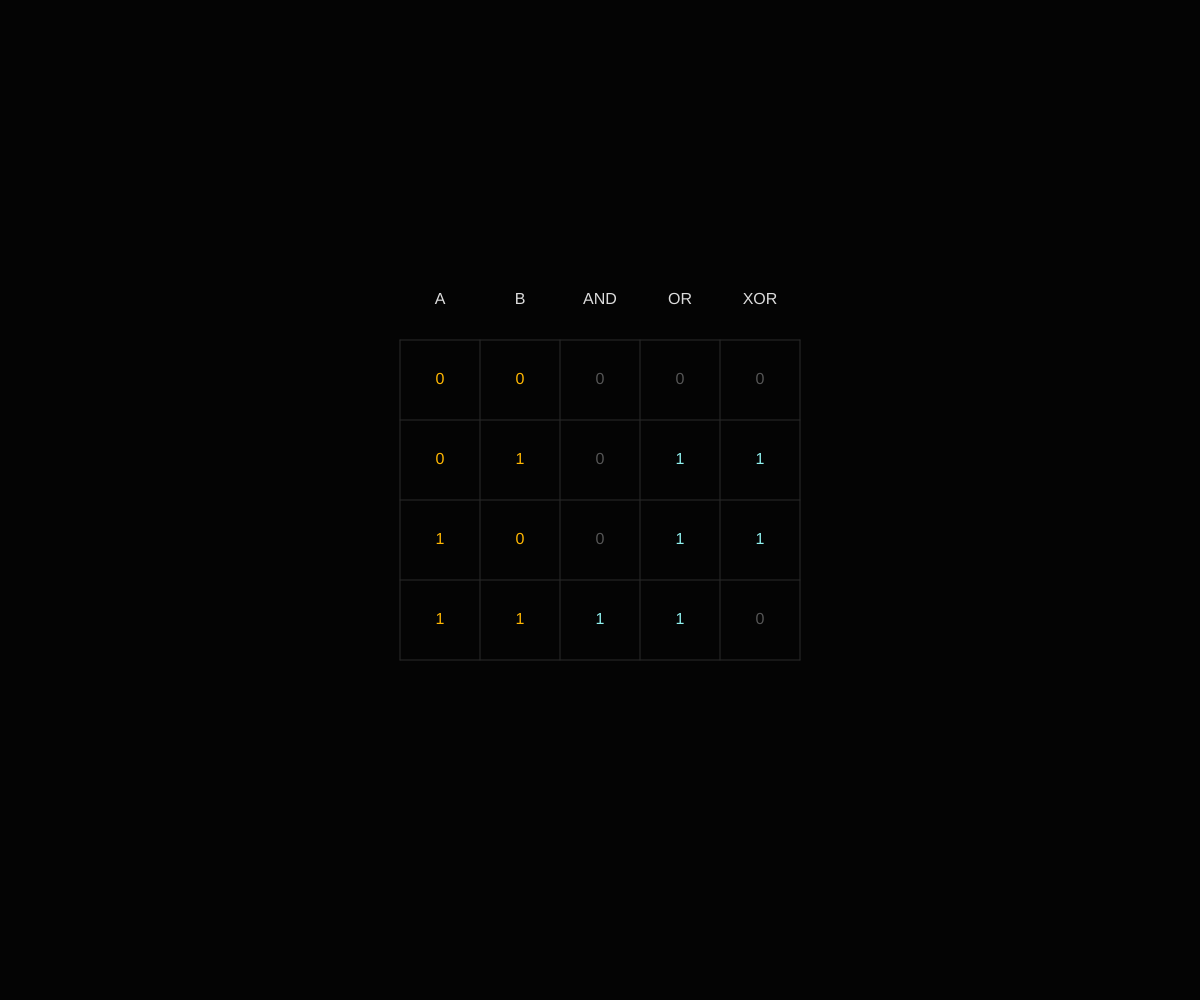
Frame 1 (no input)
Frame 2 (the mouse pressed at the canvas centre, redrawn once): identical to frame 1, image omitted

The p5.js sketch that drew this single still picture (run headless with seeded random() and noise() and a simulated clock; the mouse was pressed at the canvas centre and the sketch redrawn once):

// p5.js sketch
// ── sketch.js
const STATES = [
  [0, 0],
  [0, 1],
  [1, 0],
  [1, 1],
];
const OPS = [
  { name: 'AND', fn: (a, b) => (a & b) },
  { name: 'OR', fn: (a, b) => (a | b) },
  { name: 'XOR', fn: (a, b) => (a ^ b) },
];

function setup() {
  createCanvas(windowWidth, windowHeight);
  textAlign(CENTER, CENTER);
  textSize(16);
  noLoop();
}

function draw() {
  background('#040404');
  const cell = min(width * 0.15, 80);
  const startX = width * 0.5 - cell * (OPS.length + 2) * 0.5;
  const startY = height * 0.5 - cell * STATES.length * 0.5;
  stroke('#2b2b2b');
  noFill();
  for (let r = 0; r <= STATES.length; r++) {
    line(startX, startY + r * cell, startX + cell * (OPS.length + 2), startY + r * cell);
  }
  for (let c = 0; c <= OPS.length + 2; c++) {
    line(startX + c * cell, startY, startX + c * cell, startY + cell * STATES.length);
  }
  noStroke();
  fill('#dddddd');
  text('A', startX + cell * 0.5, startY - cell * 0.5);
  text('B', startX + cell * 1.5, startY - cell * 0.5);
  OPS.forEach((op, i) => {
    text(op.name, startX + cell * (i + 2.5), startY - cell * 0.5);
  });
  for (let r = 0; r < STATES.length; r++) {
    const [a, b] = STATES[r];
    fill('#ffb703');
    text(a, startX + cell * 0.5, startY + r * cell + cell * 0.5);
    text(b, startX + cell * 1.5, startY + r * cell + cell * 0.5);
    OPS.forEach((op, c) => {
      const result = op.fn(a, b);
      fill(result ? '#90f1ef' : '#555');
      text(result, startX + cell * (c + 2.5), startY + r * cell + cell * 0.5);
    });
  }
}

function windowResized() {
  resizeCanvas(windowWidth, windowHeight);
  redraw();
}
